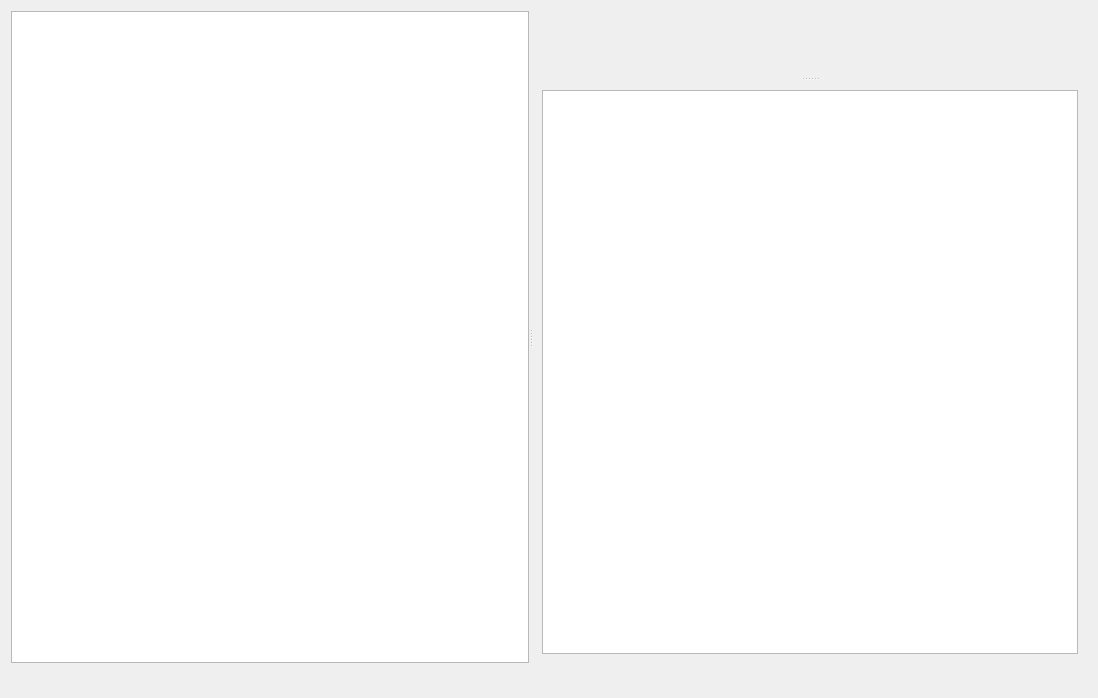
<?xml version="1.0" encoding="UTF-8"?>
<ui version="4.0">
 <class>NewProjectView</class>
 <widget class="QWidget" name="NewProjectView">
  <property name="geometry">
   <rect>
    <x>0</x>
    <y>0</y>
    <width>1098</width>
    <height>698</height>
   </rect>
  </property>
  <property name="windowTitle">
   <string>NewProjectView</string>
  </property>
  <layout class="QVBoxLayout" name="verticalLayout">
   <item>
    <widget class="QSplitter" name="mainSplitter">
     <property name="orientation">
      <enum>Qt::Horizontal</enum>
     </property>
     <widget class="TreeView" name="treeView"/>
     <widget class="QSplitter" name="socSplitter">
      <property name="orientation">
       <enum>Qt::Vertical</enum>
      </property>
      <widget class="QFrame" name="socInfoCard">
       <property name="frameShape">
        <enum>QFrame::NoFrame</enum>
       </property>
       <property name="frameShadow">
        <enum>QFrame::Raised</enum>
       </property>
       <layout class="QVBoxLayout" name="socInfoCardVerticalLayout">
        <property name="leftMargin">
         <number>9</number>
        </property>
        <property name="topMargin">
         <number>9</number>
        </property>
        <property name="rightMargin">
         <number>9</number>
        </property>
        <property name="bottomMargin">
         <number>9</number>
        </property>
        <item>
         <widget class="Pivot" name="tabBar"/>
        </item>
        <item>
         <widget class="QStackedWidget" name="stackedWidget"/>
        </item>
       </layout>
      </widget>
      <widget class="QFrame" name="socTableCard">
       <property name="frameShape">
        <enum>QFrame::NoFrame</enum>
       </property>
       <property name="frameShadow">
        <enum>QFrame::Raised</enum>
       </property>
       <layout class="QVBoxLayout" name="socTableCardVerticalLayout">
        <property name="leftMargin">
         <number>9</number>
        </property>
        <property name="topMargin">
         <number>9</number>
        </property>
        <property name="rightMargin">
         <number>9</number>
        </property>
        <property name="bottomMargin">
         <number>9</number>
        </property>
        <item>
         <widget class="TableView" name="tableView"/>
        </item>
       </layout>
      </widget>
     </widget>
    </widget>
   </item>
   <item>
    <widget class="QFrame" name="btnGroup">
     <property name="sizePolicy">
      <sizepolicy hsizetype="Preferred" vsizetype="Fixed">
       <horstretch>0</horstretch>
       <verstretch>0</verstretch>
      </sizepolicy>
     </property>
     <property name="frameShape">
      <enum>QFrame::NoFrame</enum>
     </property>
     <property name="frameShadow">
      <enum>QFrame::Raised</enum>
     </property>
     <layout class="QHBoxLayout" name="btnGroupHorizontalLayout">
      <property name="leftMargin">
       <number>0</number>
      </property>
      <property name="topMargin">
       <number>9</number>
      </property>
      <property name="rightMargin">
       <number>0</number>
      </property>
      <property name="bottomMargin">
       <number>9</number>
      </property>
     </layout>
    </widget>
   </item>
  </layout>
 </widget>
 <customwidgets>
  <customwidget>
   <class>TreeView</class>
   <extends>QTreeView</extends>
   <header>qfluentwidgets</header>
  </customwidget>
  <customwidget>
   <class>TableView</class>
   <extends>QTableView</extends>
   <header>qfluentwidgets</header>
  </customwidget>
  <customwidget>
   <class>Pivot</class>
   <extends>QWidget</extends>
   <header>qfluentwidgets</header>
   <container>1</container>
  </customwidget>
 </customwidgets>
 <resources/>
 <connections/>
</ui>
